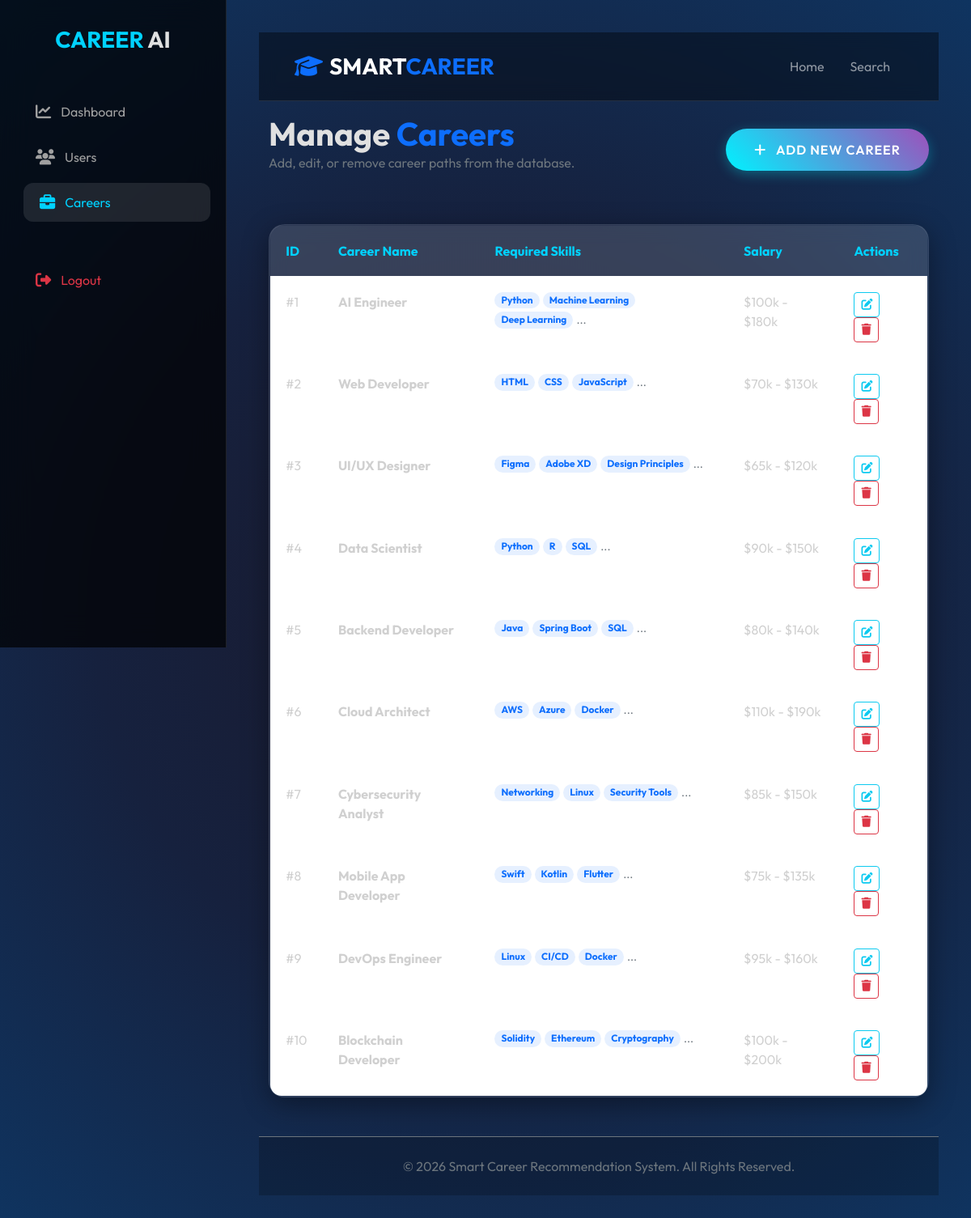
The app's page /admin/careers (signed in), older data.
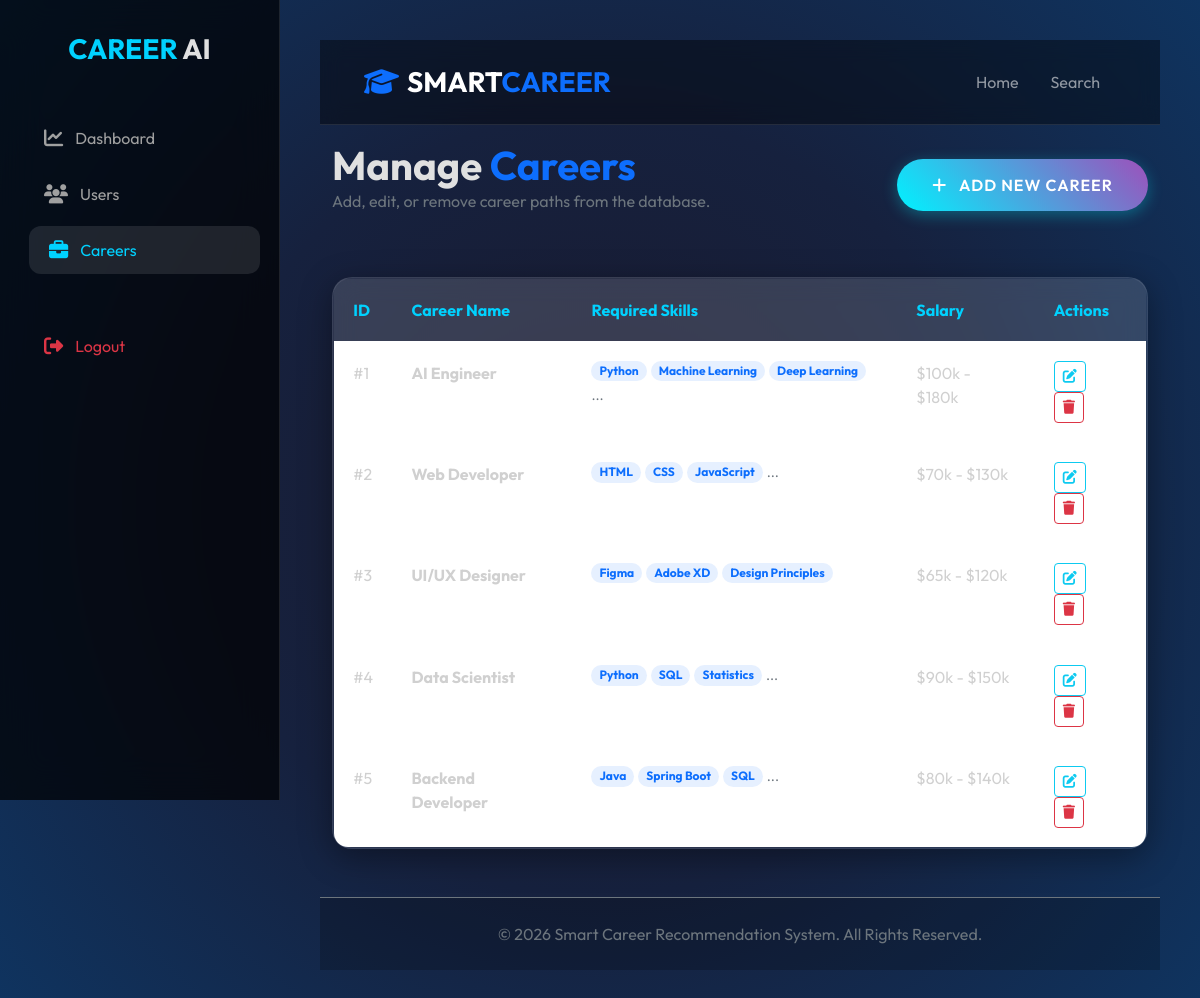
The same page, newer data.
### tables this page shows
CREATE TABLE careers (
        career_id INTEGER PRIMARY KEY AUTOINCREMENT,
        career_name TEXT NOT NULL,
        required_skills TEXT NOT NULL,
        salary TEXT,
        future_scope TEXT,
        companies_hiring TEXT,
        description TEXT
    );

### app.py (the view)
@app.route('/admin/careers')
def manage_careers():
    if not session.get('admin_logged_in'): return redirect(url_for('admin_login'))
    careers = execute_query("SELECT * FROM careers", fetch=True)
    return render_template('admin/manage_careers.html', careers=careers)

### app.py (called while the page is built)
@app.context_processor
def inject_now():
    from datetime import datetime
    return {'now': datetime.utcnow()}

### database.py (called while the page is built)
def get_db_connection():
    conn = sqlite3.connect(DB_PATH)
    conn.row_factory = sqlite3.Row
    return conn

def execute_query(query, params=None, fetch=False):
    conn = get_db_connection()
    cursor = conn.cursor()
    try:
        if params:
            cursor.execute(query, params)
        else:
            cursor.execute(query)
        if fetch:
            result = [dict(row) for row in cursor.fetchall()]
        else:
            conn.commit()
            result = cursor.lastrowid
        return result
    except Exception as e:
        print(f"Database Error: {e}")
        return [] if fetch else None
    finally:
        conn.close()

### templates/admin/manage_careers.html (shortened to what this page needs)
{% extends "layout.html" %}
{% block content %}
<div class="container-fluid">
    <div class="d-flex justify-content-between align-items-center mb-5 animate-up">
        <div>
            <h1 class="fw-bold mb-0">Manage <span class="text-primary">Careers</span></h1>
            <p class="text-secondary">Add, edit, or remove career paths from the database.</p>
        </div>
        <button class="btn btn-primary-custom" data-bs-toggle="modal" data-bs-target="#addCareerModal">
            <i class="fas fa-plus me-2"></i> Add New Career
        </button>
    </div>
    <div class="glass animate-up">
        <div class="table-responsive">
            <table class="table table-custom mb-0">
                <thead>
                    <tr>
                        <th>ID</th>
                        <th>Career Name</th>
                        <th>Required Skills</th>
                        <th>Salary</th>
                        <th>Actions</th>
                    </tr>
                </thead>
                <tbody>
                    {% for career in careers %}
                    <tr>
                        <td>#{{ career.career_id }}</td>
                        <td class="fw-bold">{{ career.career_name }}</td>
                        <td>
                            <div class="d-flex flex-wrap gap-1">
                                {% for skill in career.required_skills.split(',')[:3] %}
                                <span class="badge bg-primary bg-opacity-10 text-primary small p-1 px-2 rounded-pill">{{ skill.strip() }}</span>
                                {% endfor %}
                                {% if career.required_skills.split(',')|length > 3 %}
                                <span class="text-secondary small">...</span>
                                {% endif %}
                            </div>
                        </td>
                        <td>{{ career.salary }}</td>
                        <td>
                            <button class="btn btn-sm btn-outline-info me-2" data-bs-toggle="modal" data-bs-target="#editModal{{ career.career_id }}">
                                <i class="fas fa-edit"></i>
                            </button>
                            <a href="{{ url_for('delete_career', career_id=career.career_id) }}" class="btn btn-sm btn-outline-danger" onclick="return confirm('Are you sure?')">
                                <i class="fas fa-trash"></i>
                            </a>
                        </td>
                    </tr>
                    {% endfor %}
                </tbody>
            </table>
        </div>
    </div>
</div>
{% endblock %}

### templates/layout.html (shortened to what this page needs)
<!DOCTYPE html>
<html lang="en">
<head>
    <link href="https://cdn.jsdelivr.net/npm/bootstrap@5.3.0/dist/css/bootstrap.min.css" rel="stylesheet">
    <link rel="stylesheet" href="https://cdnjs.cloudflare.com/ajax/libs/font-awesome/6.4.0/css/all.min.css">
    <link rel="stylesheet" href="{{ url_for('static', filename='css/style.css') }}">
</head>
<body>
    {% if session.get('admin_logged_in') %}
    <div class="sidebar">
        <div class="mb-5 text-center">
            <h3 class="fw-bold"><span style="color: var(--primary);">CAREER</span> AI</h3>
        </div>
        <nav class="sidebar-nav">
            <a href="{{ url_for('admin_dashboard') }}" class="nav-link {{ 'active' if request.endpoint == 'admin_dashboard' }}">
                <i class="fas fa-chart-line"></i> Dashboard
            </a>
            <a href="{{ url_for('manage_users') }}" class="nav-link {{ 'active' if request.endpoint == 'manage_users' }}">
                <i class="fas fa-users"></i> Users
            </a>
            <a href="{{ url_for('manage_careers') }}" class="nav-link {{ 'active' if request.endpoint == 'manage_careers' }}">
                <i class="fas fa-briefcase"></i> Careers
            </a>
            <a href="{{ url_for('logout') }}" class="nav-link mt-5 text-danger">
                <i class="fas fa-sign-out-alt"></i> Logout
            </a>
        </nav>
    </div>
    {% endif %}
    <div class="{{ 'main-content' if session.get('admin_logged_in') else '' }}">
        <nav class="navbar navbar-expand-lg navbar-dark sticky-top">
            <div class="container">
                <a class="navbar-brand fw-bold fs-3" href="{{ url_for('index') }}">
                    <i class="fas fa-graduation-cap text-primary me-2"></i>SMART<span class="text-primary">CAREER</span>
                </a>
                <div class="collapse navbar-collapse" id="navbarNav">
                    <ul class="navbar-nav ms-auto align-items-center">
                        <li class="nav-item"><a class="nav-link mx-2" href="{{ url_for('index') }}">Home</a></li>
                        <li class="nav-item"><a class="nav-link mx-2" href="{{ url_for('search') }}">Search</a></li>
                    </ul>
                </div>
            </div>
        </nav>
        {% block content %}{% endblock %}
        <footer class="mt-5 py-4 border-top border-secondary text-center" style="background: rgba(0,0,0,0.2);">
            <div class="container">
                <p class="mb-0 text-secondary">&copy; {{ now.year }} Smart Career Recommendation System. All Rights Reserved.</p>
            </div>
        </footer>
    </div>
</body>
</html>

### static/css/style.css (style rules this page uses)
:root { --bg-color: #050505; --card-bg: rgba(255, 255, 255, 0.05); --primary: #00d2ff; --secondary: #9d50bb; --text-color: #e0e0e0; --accent: #3a1c71; --glass-border: rgba(255, 255, 255, 0.1); --neon-blue: #00f2ff; --neon-purple: #bc13fe; }
body { font-family: 'Outfit', sans-serif; background: radial-gradient(circle at 50% 50%, #1a1a2e 0%, #16213e 50%, #0f3460 100%); background-attachment: fixed; color: var(--text-color); min-height: 100vh; margin: 0; overflow-x: hidden; }
.glass { background: var(--card-bg); backdrop-filter: blur(12px); -webkit-backdrop-filter: blur(12px); border: 1px solid var(--glass-border); border-radius: 20px; box-shadow: 0 8px 32px 0 rgba(0, 0, 0, 0.37); }
.navbar { background: rgba(0, 0, 0, 0.4); backdrop-filter: blur(10px); border-bottom: 1px solid var(--glass-border); padding: 1rem 2rem; }
.sidebar { height: 100vh; width: 280px; position: fixed; top: 0; left: 0; background: rgba(0, 0, 0, 0.7); backdrop-filter: blur(20px); border-right: 1px solid var(--glass-border); padding: 2rem 1.5rem; z-index: 1000; transition: all 0.4s cubic-bezier(0.4, 0, 0.2, 1); }
.sidebar-nav .nav-link { color: #a0a0a0; padding: 12px 20px; border-radius: 12px; margin-bottom: 8px; display: flex; align-items: center; gap: 12px; transition: all 0.3s; }
.sidebar-nav .nav-link:hover, .sidebar-nav .nav-link.active { background: rgba(255, 255, 255, 0.1); color: var(--primary); transform: translateX(5px); }
.sidebar-nav .nav-link i { font-size: 1.2rem; }
.main-content { margin-left: 280px; padding: 2.5rem; transition: all 0.4s; }
.btn-primary-custom { background: linear-gradient(45deg, var(--neon-blue), var(--secondary)); border: none; padding: 14px 35px; border-radius: 50px; color: white; font-weight: 600; transition: all 0.3s; box-shadow: 0 4px 15px rgba(0, 242, 255, 0.3); text-transform: uppercase; letter-spacing: 1px; }
.table-custom { background: var(--card-bg); border-radius: 15px; overflow: hidden; border: 1px solid var(--glass-border); }
.table-custom th { background: rgba(255, 255, 255, 0.05); color: var(--primary); padding: 1.2rem; border: none; }
.table-custom td { padding: 1.2rem; border-bottom: 1px solid var(--glass-border); color: #d0d0d0; }
.animate-up { animation: fadeInUp 0.8s cubic-bezier(0.4, 0, 0.2, 1) forwards; }

Row changes from the older to the newer data that the page shows:
removed careers: career_id "6", career_name "Cloud Architect", strip "AWS" "Azure" "Docker", salary "$110k - $190k"
removed careers: career_id "7", career_name "Cybersecurity Analyst", strip "Networking" "Linux" "Security Tools", salary "$85k - $150k"
removed careers: career_id "8", career_name "Mobile App Developer", strip "Swift" "Kotlin" "Flutter", salary "$75k - $135k"
removed careers: career_id "9", career_name "DevOps Engineer", strip "Linux" "CI/CD" "Docker", salary "$95k - $160k"
removed careers: career_id "10", career_name "Blockchain Developer", strip "Solidity" "Ethereum" "Cryptography", salary "$100k - $200k"
changed careers "UI/UX Designer": no longer shows "..."
Text that changed along with them:
new list line: "Statistics"
list line gone: "R"
